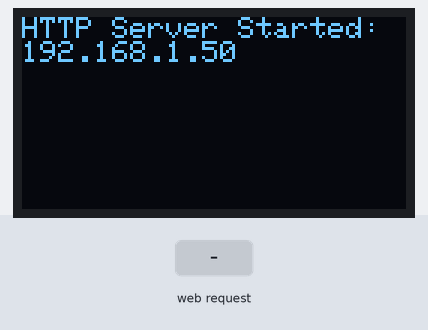
Recording of a sketch running on a simulated ESP8266 (Wemos D1 mini). On the bench: 128×64 one-colour display. The test bench sets the inputs (shaded band). WiFi joins after 1.5 s; servers stay silent unless stated; what the sketch prints to the serial monitor is not drawn.

Above: at 2.7 s.
2.8 s: HTTP request GET /update?message=1 received
At 3.2 s:
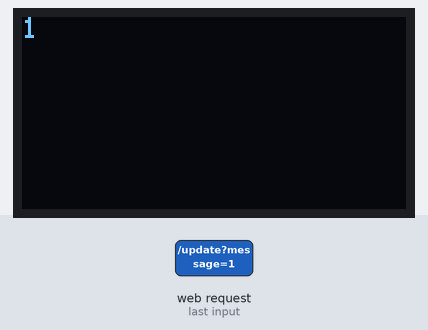
4.3 s: HTTP request GET /update?message=0 received
At 5.6 s:
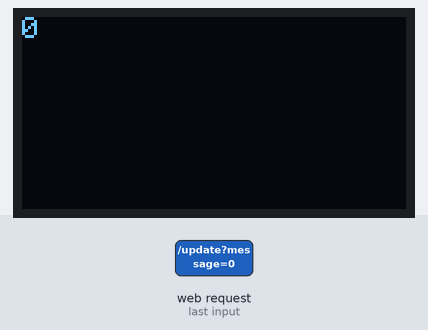
Timing chart, 0 to 7.3 s (numbered marks = the images above; inputs shaded):
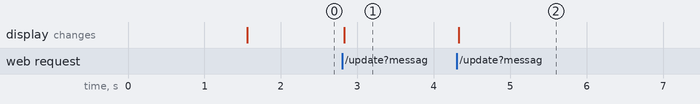

The sketch:

WemosD1_OLED_SERVER.ino
```cpp
#include <ESP8266WiFi.h>
#include <ESP8266WebServer.h>
#include <Wire.h>
#include <Adafruit_GFX.h>
#include <Adafruit_SSD1306.h>


#define OLED_Address 0x3C
Adafruit_SSD1306 oled(1);

ESP8266WebServer server;

char* ssid = "2.4 Ghz Rokudo";
char* password = "hitler321";


void setup() {
  oled.begin(SSD1306_SWITCHCAPVCC, OLED_Address);
  oled.clearDisplay();
  oled.setTextColor(WHITE);
  oled.setCursor(0, 0);

  WiFi.mode(WIFI_STA);
  WiFi.begin(ssid, password);

  Serial.begin(115200);
  while(WiFi.status()!=WL_CONNECTED)
  {
    Serial.print(".");
    delay(500);
  }
  Serial.println("");
  Serial.print("Connected to ");
  Serial.println(ssid);
  Serial.print("IP address: ");
  Serial.println(WiFi.localIP());

  server.on("/",[](){
    server.send(200,"text/plain","Heyya Meit !");
    });
  server.on("/update", handleUpdateCall);
  server.begin();

  // display the server ip address on the screen upon wifi connection
  oled.println("HTTP Server Started:\n" + WiFi.localIP().toString());
  oled.display();
}

void loop() {

  oled.setTextColor(WHITE);
  oled.setCursor(0, 0);
  server.handleClient();
}

// this gets called if you enter http://yourwemosaddress/update?message=SomeMessageText in a web browser
void handleUpdateCall() {

  String message = "";

  //Message parameter wasn't found
  if (server.arg("message")== ""){

    message = "Message Argument not found";

  }else{
    // message was found, let's display it on the OLED
    message = "";
    message += server.arg("message");     //Gets the value of the query parameter
    oled.clearDisplay();
    oled.println( message);
    oled.display();

  }

  server.send(200, "text/plain", message);          //Returns the HTTP response
}
```

Measured:
- after the input at 2.8 s, the display: changes at once (image 1)
- after the input at 4.3 s, the display: changes at once (image 2)
